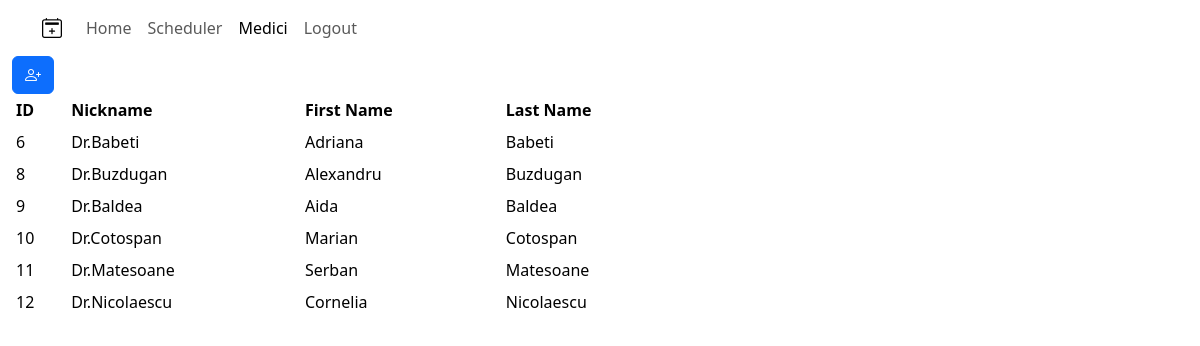
The app's page /medici/ (signed in) with its own data.
### scheduler/models.py (models this page shows, shortened)
class Medic(models.Model):
    id = models.AutoField(primary_key=True)
    nickname = models.CharField(max_length=30, null=False, unique=True)
    firstName = models.CharField(max_length=50, null=True, blank=True)
    lastName = models.CharField(max_length=50, null=True, blank=True)

### scheduler/views.py (the view, shortened to what this page needs)
# urls.py: path('medici/', mediciView, name='medici'),
@login_required
def mediciView(request):
    context = {}
    if request.method == "GET":
        context.update(handleMedicList(request))
    return render(request, "medici.html", context=context)

### scheduler/views.py (called while the page is built)
def handleMedicList(request):
    medicList = Medic.objects.all()
    return {"medicList": medicList}

### scheduler/templates/medici.html (shortened to what this page needs)
{% extends "base.html" %}
{% block content %}
    <div id="root">
        <section id="medici" class = "container-fluid7">
            <div class="table-responsive-sm col-sm-7">
                <table class="table table-sm table-hover table-borderless align-middle">
                    <thead class="table-sm">
                        <tr>
                            <th>ID</th>
                            <th>Nickname</th>
                            <th>First Name</th>
                            <th>Last Name</th>
                        </tr>
                    </thead>
                    <tbody class="table-group-divider">
                        {% for medic in medicList %}
                        <tr class="medicRecord record">
                            <td class = "medicId" scope="row">{{ medic.id }}</td>
                            <td class = "medicNickname">{{ medic.nickname }}</td>
                            <td class = "medicFirstName">{{ medic.firstName }}</td>
                            <td class = "medicLastName">{{ medic.lastName }}</td>
                        </tr>
                        {% endfor %}
                    </tbody>
                    <tfoot>
                        <tr>
                        <button id="addNewMedicButton" class="btn btn-primary" data-bs-toggle="modal" data-bs-target="#modalAddNewMedic"><i class="bi bi-person-plus"></i></button>
                        </tr>
                    </tfoot>
                </table>
            </div>
        </section>
    </div>
{% endblock content %}
{% block scripts %}
    {% load static %}
{% endblock scripts %}

### records on screen
Medic: id "6", nickname "Dr.Babeti", firstName "Adriana", lastName "Babeti"
Medic: id "8", nickname "Dr.Buzdugan", firstName "Alexandru", lastName "Buzdugan"
Medic: id "9", nickname "Dr.Baldea", firstName "Aida", lastName "Baldea"
Medic: id "10", nickname "Dr.Cotospan", firstName "Marian", lastName "Cotospan"
Medic: id "11", nickname "Dr.Matesoane", firstName "Serban", lastName "Matesoane"
Medic: id "12", nickname "Dr.Nicolaescu", firstName "Cornelia", lastName "Nicolaescu"
